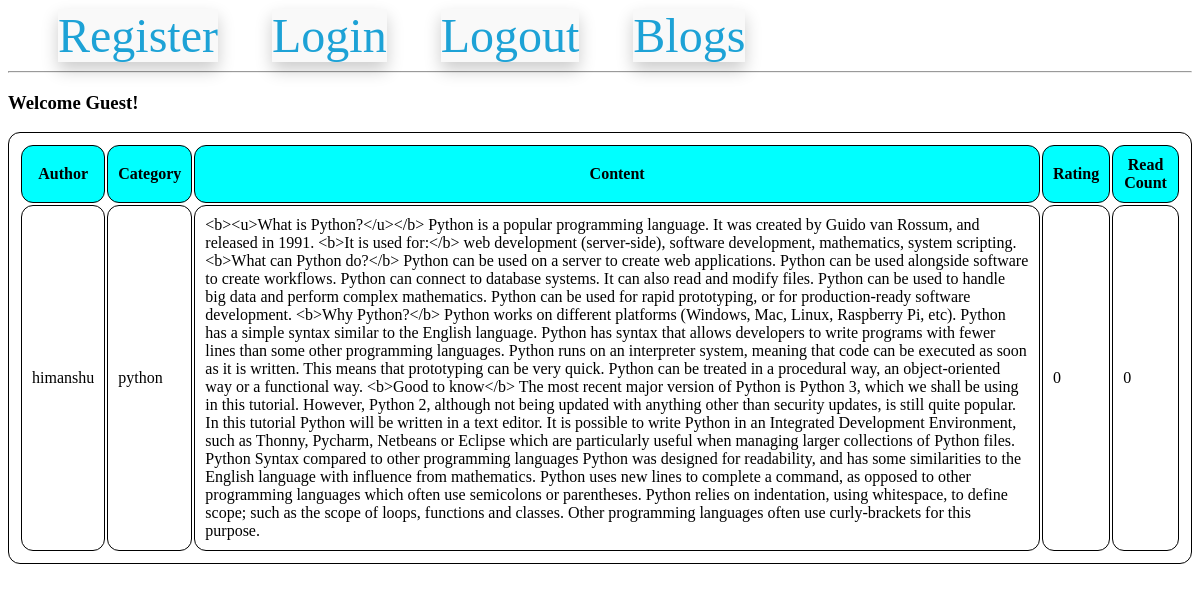
/listAllBlogs, run on an earlier commit of the app's database.
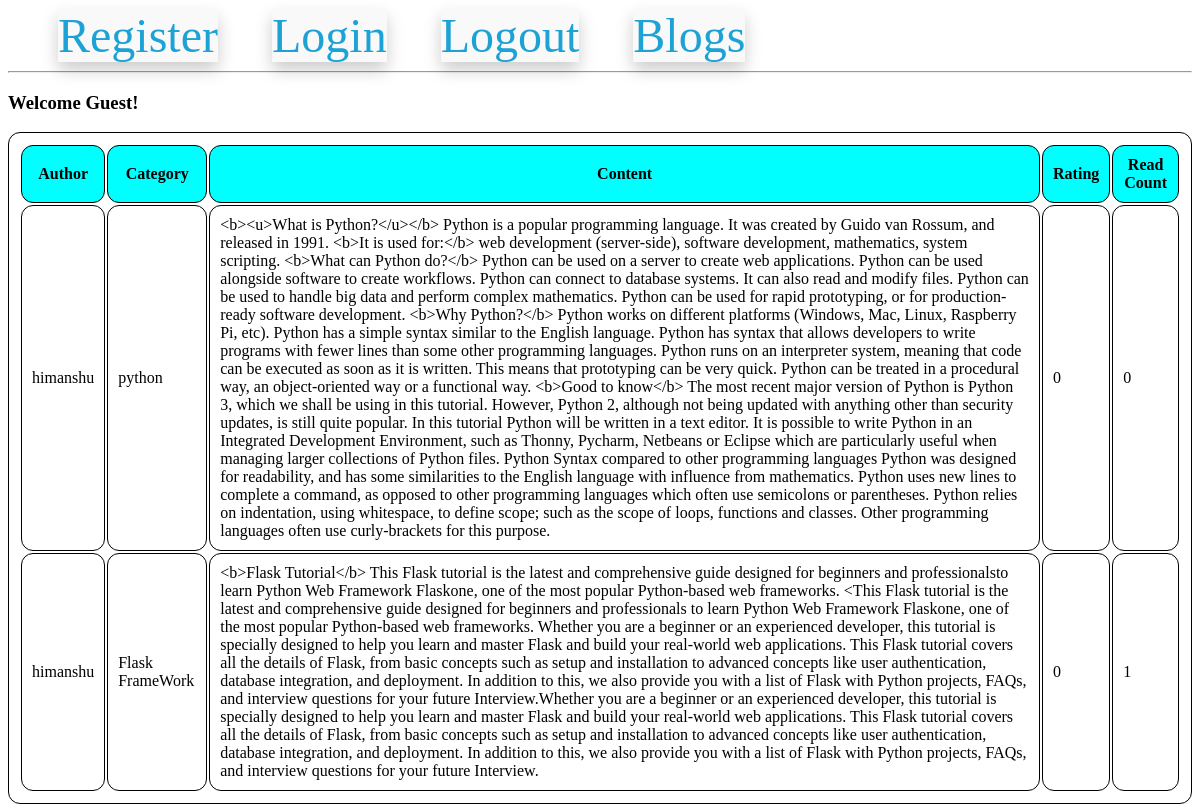
And on a later commit of the database.
### models.py (models this page shows, shortened)
class UserModel(UserMixin, db.Model):
    __tablename__ = "users"
    id = db.Column(db.Integer, primary_key=True)
    email = db.Column(db.String(100), unique=True)
    username = db.Column(db.String(100))
    password_hash = db.Column(db.String(250))

class CategoryMaster(db.Model):
    category_id = db.Column(db.Integer, primary_key=True)
    category_name = db.Column(db.String, nullable=False)
    blogmodel = db.relationship(
        "BlogModel", backref="categorymaster", lazy="select"
    )

class BlogModel(db.Model):
    id = db.Column(db.Integer, primary_key=True)
    category_id = db.Column(
        db.Integer, db.ForeignKey("category_master.category_id"), nullable=False
    )
    blog_user_id = db.Column(db.Integer, db.ForeignKey("users.id"), nullable=False)
    blog_text = db.Column(db.Text, nullable=False)
    blog_creation_date = db.Column(db.DateTime)
    blog_read_count = db.Column(db.Integer, default=0)
    blog_rating_count = db.Column(db.Integer, default=0)

### routes.py (the view)
@app.route('/listAllBlogs')
def list_all_blogs():
    all_blogs = BlogModel.query.all()
    all_users = {user.id: user for user in UserModel.query.all()}  # Create a dictionary for quick access to users by ID
    return render_template('list_all_blogs.html', all_blogs=all_blogs, all_users=all_users, all_categories=global_all_category_name)

### templates/list_all_blogs.html (shortened to what this page needs)
{% extends 'base.html' %}
{% block content %}
{% if current_user.is_anonymous %}
    <h3>Welcome Guest!</h3>
{% else %}
    <h3>Welcome {{ current_user.username }}!</h3>
{% endif %}
<table>
    <thead>
        <tr>
            <th>Author</th>
            <th>Category</th>
            <th>Content</th>
            <th>Rating</th>
            <th>Read Count</th>
        </tr>
    </thead>
    <tbody>
        {% for blog in all_blogs %}
        <tr>
            <td>{{ all_users[blog.blog_user_id].username }}</td>
            <td>{{ all_categories[blog.category_id - 1] }}</td>
            {% if current_user.is_authenticated %}
               <td><a href="{{ url_for('blog_detail', blog_id=blog.id, username=all_users[blog.blog_user_id].username, category=all_categories[blog.category_id - 1]) }}">{{ blog.blog_text }}</a></td>
            {% else %}
               <td>{{ blog.blog_text }}</td>
            {% endif %}
            <td>{{ blog.blog_rating_count }}</td>
            <td>{{ blog.blog_read_count }}</td>
        </tr>
        {% endfor %}
    </tbody>
</table>
{% endblock %}

### templates/base.html (shortened to what this page needs)
<!DOCTYPE html>
<html lang="en">
<head>
</head>
<body>
    <nav>
        <a href="{{ url_for('register') }}">Register</a>
        <a href="{{ url_for('login') }}">Login</a>
        <a href="{{ url_for('logout') }}">Logout</a>
        <a href="{{ url_for('blogs') }}">Blogs</a>
    </nav>
    <hr>
    <div class="content">
        {% block content %}
        {% endblock %}
    </div>
</body>
</html>

### templates/base.html (style rules this page uses)
nav a { color: #1da2d6; font-size: 3em; margin-left: 50px; text-decoration: none; box-shadow: 0px 8px 16px 0px rgba(0, 0, 0, 0.2); z-index: 1; background-color: #f9f9f9; }

### templates/list_all_blogs.html (style rules this page uses)
th { background-color: aqua; }
table, th, td { border: 1px solid black; border-radius: 12px; padding: 10px; }

What changed in the data, as far as the page shows it:
added BlogModel: {{ all_users[blog.blog_user_id].username }} "himanshu", blog_text "<b>Flask Tutorial</b> This Flask tutorial is the latest and comprehensive guide designed for beginners and professionalsto learn Python Web Framework Flaskone, one of the most popular Python-based web frameworks. <This Flask tutorial is the latest and comprehensive guide designed for beginners and professionals to learn Python Web Framework Flaskone, one of the most popular Python-based web frameworks. Whether you are a beginner or an experienced developer, this tutorial is specially designed to help you learn and master Flask and build your real-world web applications. This Flask tutorial covers all the details of Flask, from basic concepts such as setup and installation to advanced…", blog_rating_count "0", blog_read_count "1"
now on this page (row unchanged): CategoryMaster: category_name "Flask FrameWork"
